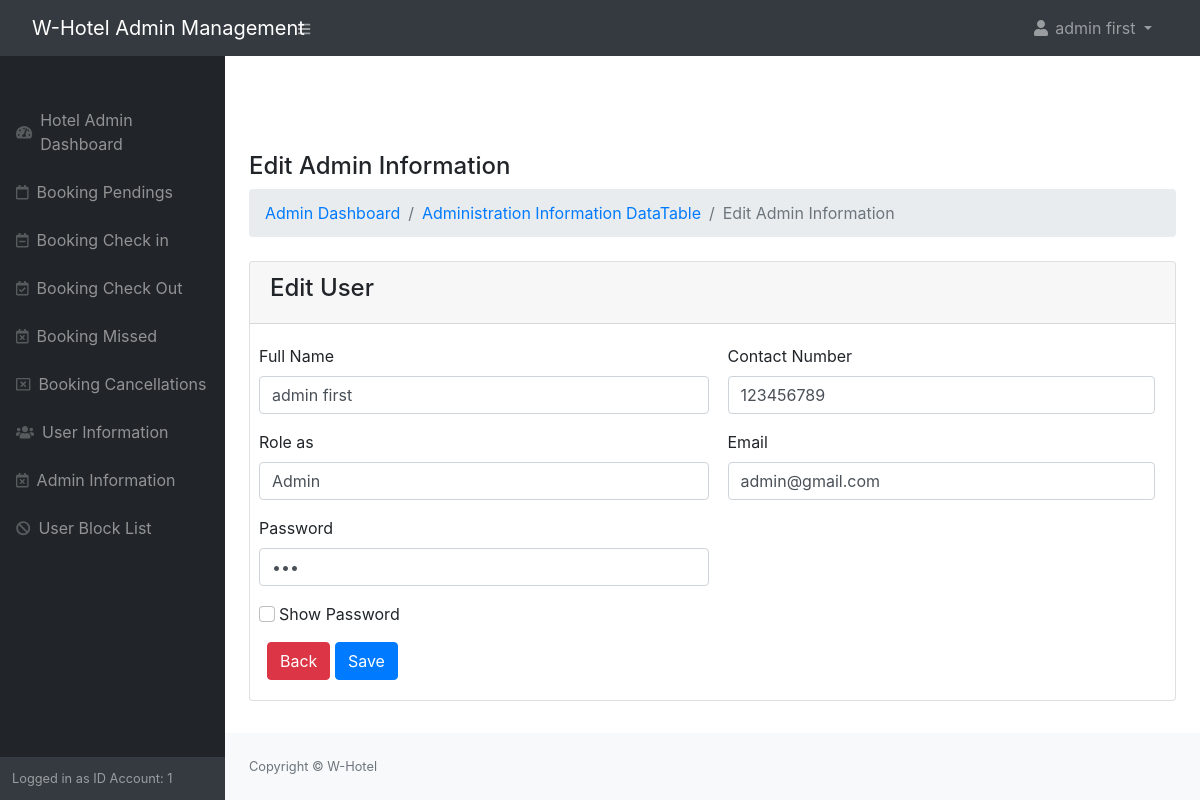
Screenshot of /admin/admin_update.php?id=1 (signed in) with the database file from the repository.
### tables this page shows
CREATE TABLE `users` (
  `id` int(11) NOT NULL,
  `fullname` varchar(255) NOT NULL,
  `contact` varchar(255) NOT NULL,
  `gender` varchar(255) NOT NULL,
  `role_as` varchar(255) NOT NULL,
  `email` varchar(255) NOT NULL,
  `password` varchar(255) NOT NULL,
  `create_by` varchar(255) NOT NULL,
  `edit_by` varchar(255) NOT NULL,
  `created_at` timestamp NOT NULL DEFAULT current_timestamp(),
  `edit_at` timestamp NOT NULL DEFAULT current_timestamp()
);

### admin/admin_update.php (the view, shortened to what this page needs)
<?php
include('authentication.php');
include('includes/header.php');
echo "<br>";echo "<br>";
echo "<br>";
?>
<div class="container-sm px-4">
	<h4 class="mt-4">Edit Admin Information</h4>
	 <ol class="breadcrumb mb-4">
        <li class="breadcrumb-item"><a href="index.php">Admin Dashboard</a></li>
        <li class="breadcrumb-item"><a href="admininfo.php">Administration Information DataTable</a></li>
        <li class="breadcrumb-item active">Edit Admin Information</li>
    </ol>
    <div class="row">
    	<div class="col-md-12">
    		<div class="card">
    			<div class="card-header">
    				<h4>Edit User</h4>
    			</div>
    			<div class="card-body">
    				<?php
    					if(isset($_GET['id']))
    					{
    						$user_id = $_GET['id'];
    						$users = "SELECT * FROM users where id='$user_id'";
    						$users_run = mysqli_query($con, $users);
    						if(mysqli_num_rows($users_run) > 0)
    						{
    							foreach ($users_run as $user )
    							{
    							?>
    				<form action="admin_functioncode.php" method="POST">
    					<div class="row">
							<div class="col-md-6 mb-3 px-1">
								<label>Full Name</label>
								<input required  class="form-control" type="text" value="<?=$user['fullname'] ?>" placeholder="Enter Full Name" name="fullname">
							</div>
							<div class="col-md-6 mb-3">
								<label>Contact Number</label>
								<input required value="<?=$user['contact'] ?>" class="form-control" type="text" placeholder="Enter Contact Number" name="contact">
							</div>
							<div class="col-md-6 mb-3 px-1">
										<label for="" >Role as</label>
										<select name="role_as" required class="form-control">
											<option value="Admin" <?= $user['role_as'] == 'Admin' ? 'selected':'' ?> >Admin</option>
										</select>
							</div>
							<div class="col-md-6 mb-3">
								<label>Email</label>
								<input required class="form-control" value="<?=$user['email'] ?>" type="email" placeholder="Enter Email Address" name="email">
							</div>
							<div class="col-md-6 mb-3 px-1">
								<label>Password</label>
								<input required class="form-control" value="<?=$user['password'] ?>" type="password" placeholder="Enter Password" name="password" id="password">
							</div>
							<div class="col-md-6 mb-3">
							</div>
							<div class="col-md-6 mb-3 px-4">
								<input onclick="myshowpass()" class="form-check-input" type="checkbox">
						        <label  class="form-check-label" for="showpassword">Show Password</label>
							</div>
                            <div class="col-md-6 mb-3">
                            </div>
                            <div class="d-grid gap-2 d-md-block">
                                <td><a href="admininfo.php" class="btn btn-danger">Back</a></td>
                                 <button type="submit" name="updateadmin_btn" class="btn btn-primary">Save</button>
                            </div>
    					</div>
    				</form>
    							<?php
    							}
    						}
    						else
    						{
    							?>
    							<h4>No Record Found</h4>
    							<?php
    						}
    					}
    				?>
    			</div>
    		</div>
    	</div>
    </div>
</div>
<?php
include('includes/footer.php');
include('includes/scripts.php');
?>

### rows the page displays
users: fullname "admin first", contact "123456789", role_as "Admin", email "admin@gmail.com"

### other values shown
$_SESSION['auth_user']['user_name'] "admin first"
$_SESSION['auth_user']['user_id'] "1"
